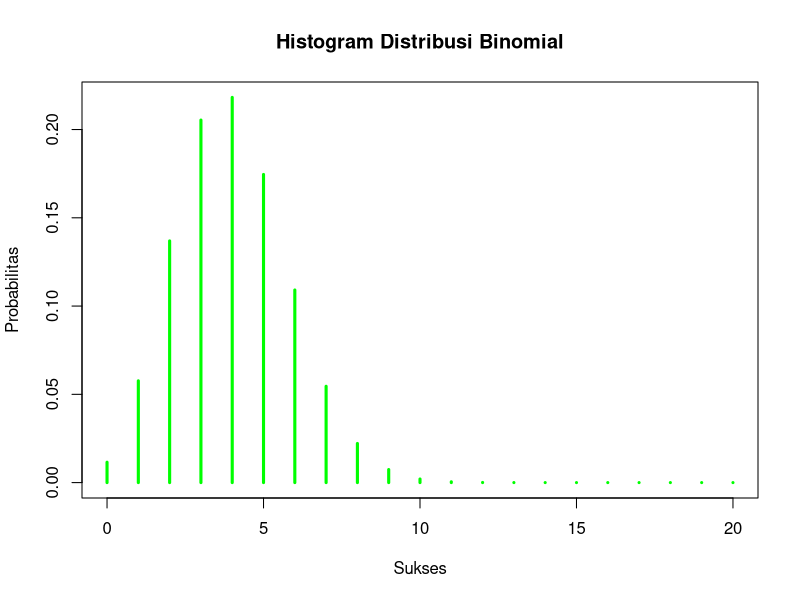

Source code (R):
# a. Diket 20 pasien, prob 0.2, dan s = 4 pasien
# peluang sembuh 4 pasien tersebut
n = 20
p = 0.2
s = 4
peluang <- dbinom(s, n, p)
peluang

# b. Grafik histogram
n = 20
p = 0.2
x = 0:20
plot(x, dbinom(x, n, p),
     type = 'h',
     main = 'Histogram Distribusi Binomial',
     xlab = 'Sukses',
     ylab = 'Probabilitas',
     col = 'green',
     lwd = 3
)

# c. Nilai rataan dan varians
n = 20
p = 0.2
rataan = n*(p)
rataan

varians = n*(p)*(1-(p))
varians